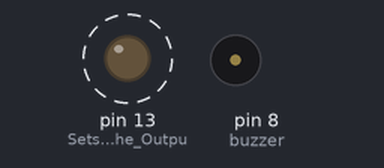
Simulated run of this sketch. Board: Arduino Uno, built with avr-gcc and run on an emulated ATmega328P. Parts: output pins drawn as LEDs (lit = HIGH), buzzer (waves = sounding). Dashed ring = blinking.

Above: at 0.16 s.
Timing chart, 0 to 3.0 s (numbered marks = the images above):
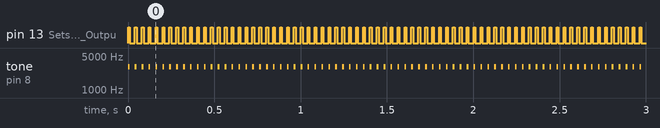

Measured:
- by itself, pin 13 (Sets_the_Led_as_the_Outpu): alternates HIGH for 0.01 s and LOW for 0.03 s
- by itself, tone on pin 8 (buzzer): alternates 3000 Hz for 0.01 s and silent for 0.03 s

The sketch:

SFX_Tricorder.ino
```cpp
const int buzzer = 8;//Defines The Buzzer
void setup() {
  // put your setup code here, to run once:
  pinMode(LED_BUILTIN, OUTPUT);//Sets the Led as the Output
  pinMode(buzzer, OUTPUT);//Sets the Buzzer as the Output
}

void loop() {
  // put your main code here, to run repeatedly:
  digitalWrite(LED_BUILTIN, HIGH);//Turns on the LED
  tone(buzzer, 3000);//Rings the Buzzer at 3 Hertz
  delay(10);//Waits 10 Millisecs
  digitalWrite(LED_BUILTIN, LOW);//Turns Off The LED
  noTone(buzzer);//Turns off the Buzzer
  delay(30);//Waits 30 Millisecs
}
//Use This With Another Board Not Your Main Tricorder
//This Will Be Put Together Into One Shell(Or Just Use a Larger Bread Board)
```
